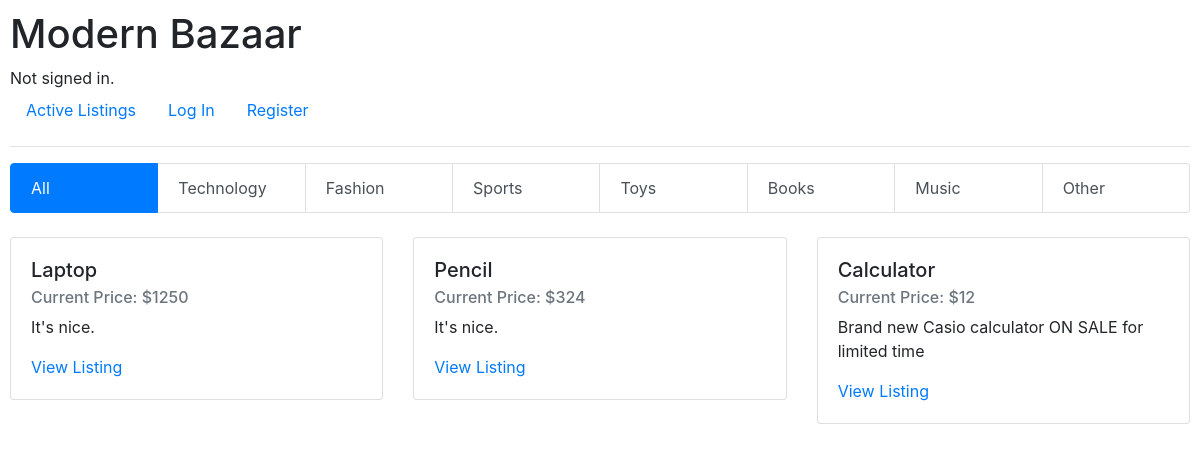
Before: / with the older database file.
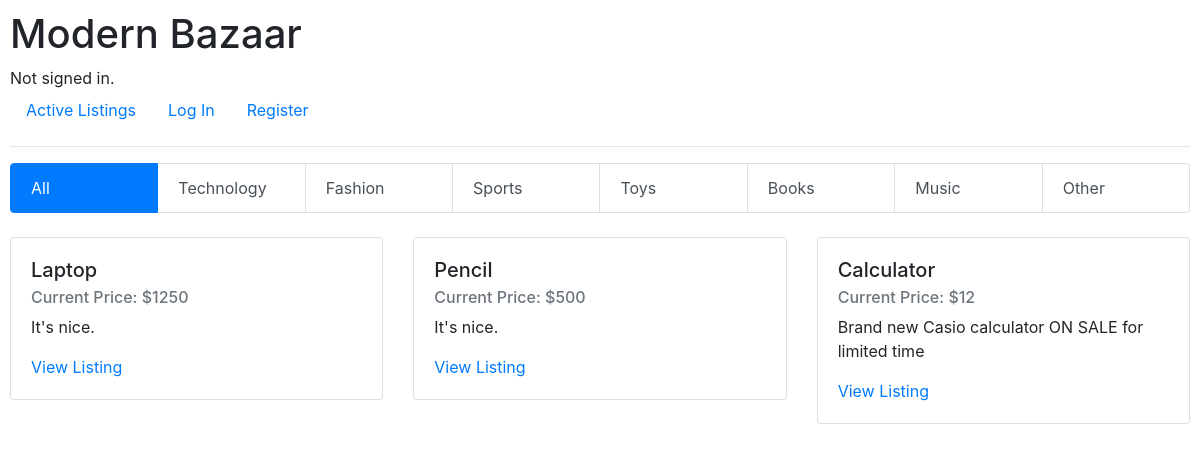
After: the same page with the newer database file.
### auctions/models.py (models this page shows, shortened)
class Listing(models.Model):
    seller = models.ForeignKey(User, on_delete=models.CASCADE, null=True) #why?
    title = models.CharField(max_length=69)
    description = models.CharField(max_length=69)
    current_bid = models.IntegerField()
    category = models.CharField(max_length=69, null=True)
    active = models.BooleanField(default=True)

### auctions/views.py (the view)
# urls.py: path("", views.index, name="index"),
def index(request):
    return render(request, "auctions/index.html", {
        "listings": Listing.objects.all()
    })

### auctions/templates/auctions/index.html
{% extends "auctions/layout.html" %}
{% block body %}
<div class="list-group list-group-horizontal">
    <a href="{% url 'index' %}" class="list-group-item list-group-item-action active">All</a>
    <a href="{% url 'category' 'Technology' %}" class="list-group-item list-group-item-action">Technology</a>
    <a href="{% url 'category' 'Fashion' %}" class="list-group-item list-group-item-action">Fashion</a>
    <a href="{% url 'category' 'Sports' %}" class="list-group-item list-group-item-action">Sports</a>
    <a href="{% url 'category' 'Toys' %}" class="list-group-item list-group-item-action">Toys</a>
    <a href="{% url 'category' 'Booka' %}" class="list-group-item list-group-item-action">Books</a>
    <a href="{% url 'category' 'Music' %}" class="list-group-item list-group-item-action">Music</a>
    <a href="{% url 'category' 'Other' %}" class="list-group-item list-group-item-action">Other</a>
  </div>
    <br>
    <div class="row row-cols-1 row-cols-md-3">
    {% for listing in listings %}
        {% if listing.active %}
            <div class="col mb-4">
              <div class="card">
                <div class="card-body">
                <h5 class="card-title">{{ listing.title }}</h5>
                <h6 class="card-subtitle mb-2 text-muted">Current Price: ${{ listing.current_bid }}</h6>
                <p class="card-text">{{ listing.description }}</p>
                <a href="{% url 'listing' listing.id %}" class="card-link">View Listing</a>
                </div>
              </div>
            </div>
        {% endif %}
    {% empty %}
        <li>No Listings.</li>
    {% endfor %}
    </div>
{% endblock %}

Changed rows visible on the page:
changed Listing "Pencil": current_bid "324" → "500"
